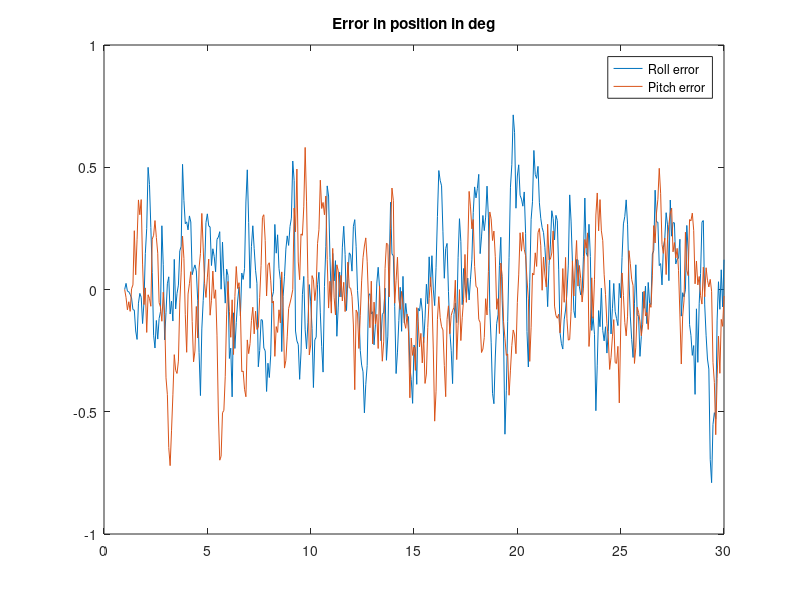
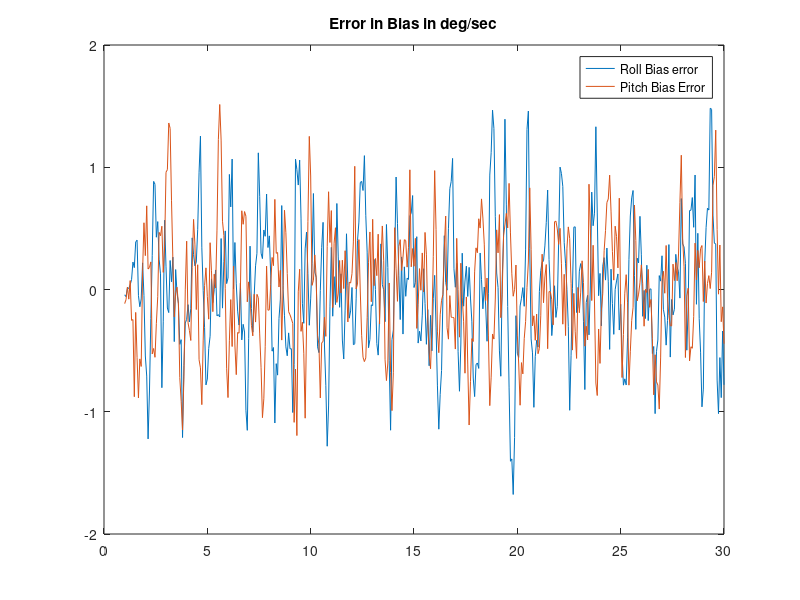
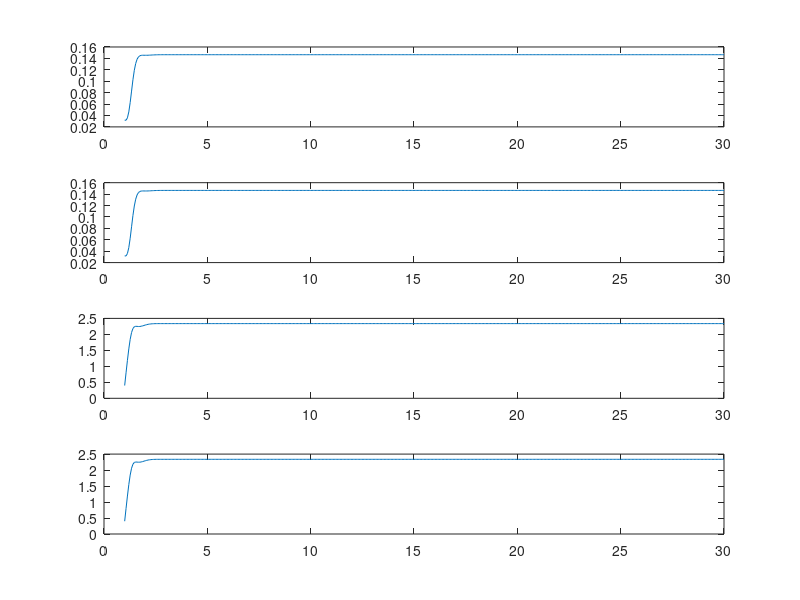

Source code (MATLAB) for these figures, in order:
clear all;
close all;
clc;


%Create Time Vector
maxtime = 30;
f = 15; %sampling Frequency in Hz
dt = 1/f;
t = 1:dt:maxtime;

maxdrift = 3; %maximum drift in deg/s over total time

%Statistics
m_a = 0; %mean of accelerometer bias
%var_ar = 0.022; %roll reading variance
%var_ap = 0.022; %pitch reading variance
var_ar = 0.5;
var_ap = 0.5;

var_gr = 0.034; %gyro roll variance
var_gp = 0.034; %gyro pitch variance

var_grb = .4; %gyro roll bias variance
var_gpb = .4; %gyro pitch bias variance

bias_gp = normrnd(0, var_grb, 1, 1);
bias_gr = normrnd(0, var_gpb, 1, 1);

%Create bias vector
bias_gp = ones(1,length(t))*bias_gp;
bias_gr = ones(1,length(t))*bias_gr;

%Add drift, where bias increases to maximum deg/s over total time
drift = linspace(0,maxdrift,length(t));
%bias_gr = drift+bias_gr;
%bias_gp = drift+bias_gp;

%Create Actual Position Vector
%actual_angVel_r = 100*sin(2*pi()*.25*t);
actual_angVel_r = zeros(1,length(t));
%actual_angVel_p = 100*sin(2*pi()*.5*t);
actual_angVel_p = zeros(1,length(t));

%Control Input Sinusoidal Roll (deg/s)
u_r = normrnd(0, var_gr, 1, length(t)) + bias_gr + actual_angVel_r;
u_p = normrnd(0, var_gp, 1, length(t)) + bias_gp + actual_angVel_p;

%Actual Roll and Tilt Angle from Euler Integration
actual_angle_r = zeros(1, length(t));
actual_angle_p = zeros(1, length(t));

%Add current velocity times change in time to the total angle
for i = 1:length(t)-1
    actual_angle_r(i+1) = actual_angle_r(i) + actual_angVel_r(i)*dt;
    actual_angle_p(i+1) = actual_angle_p(i) + actual_angVel_p(i)*dt;
end

%Accelerometer measurements
z_r = normrnd(m_a, var_ar, 1, length(t)) + actual_angle_r;
z_p = normrnd(m_a, var_ap, 1, length(t)) + actual_angle_p;

%% Kalman Filter

% Dynamic Model

%Observation Model
H = [1 0 0 0; 0 1 0 0];

%Transition Model
PHI = [1 0 -dt 0; 0 1 0 -dt; 0 0 1 0; 0 0 0 1];

%Control Input Model
GAMMA = [dt 0; 0 dt; 0 0; 0 0];

%Bias Model
THETA = [0 0; 0 0; 1 0; 0 1];

B = [var_grb 0; 0 var_gpb];

%Measurement Variance Matrix
V = [var_ar 0; 0 var_ap];

%Process Noise Variance Matrix
W = [var_gr 0; 0 var_gp];

%x is the state

%u is the control input recorded from the gyro
u = [u_r; u_p];

%z is the measurement taken from the accelerometer
z = [z_r; z_p];

%Initial A Priori State
x_bar = zeros(4,length(t));
x_bar(:,1) = [0;0;0;0];

%Initialize A Posteriori State
x_hat = zeros(4,length(t));

%Initial A Priori Covariance
M = zeros(4,4,length(t));
M(:,:,1) = [var_gr 0 0 0; 0 var_gp 0 0; 0 0 var_grb 0; 0 0 0 var_gpb];

%Initial A Posteriori Covariance
P = zeros(4,4,length(t));
P(:,:,1) = (M(:,:,1)^-1 + H'*V^-1*H)^-1;

%Kalman Gain
K = zeros(4,2,length(t));

%% Kalman Filter Algorithm
for k = 2:length(t)
    %Calculate A Priori Estimate
    x_bar(:,k) = PHI*x_hat(:,k-1) + GAMMA*u(:,k-1);
    %Calculate A Priori Covariance
    M(:,:,k) = PHI*P(:,:,k-1)*PHI' + GAMMA*W*GAMMA' + THETA*B*THETA';
    %Calculate Kalman Gain
    K(:,:,k) = M(:,:,k)*H'*(H*M(:,:,k)*H' + V)^-1;
    %Calculate Residual
    r = z(:,k)-H*x_bar(:,k);
    %Calculate A Posteriori Estimate
    x_hat(:,k) = x_bar(:,k) + K(:,:,k)*r;
    %Calculate A Posteriori Covariance
    P(:,:,k) = (M(:,:,k)^-1 + H'*V^-1*H)^-1;

end

x = [actual_angle_r; actual_angle_p; bias_gr; bias_gp];
error = x-x_hat;




figure()
%Plot error in Roll and Roll Bias
plot(t,error(1,:), t, error(2,:))
title('Error in position in deg')
legend('Roll error', 'Pitch error');


figure()
%Plot error in Pitch and Pitch Bias
plot(t, error(3,:), t, error(4,:));
title('Error in Bias in deg/sec')
legend('Roll Bias error', 'Pitch Bias Error');
figure()
for i = 1:length(t)
    P11(i) = P(1,1,i);
    P22(i) = P(2,2,i);
    P33(i) = P(3,3,i);
    P44(i) = P(4,4,i);
end
subplot(4,1,1);
plot(t, P11);
subplot(4,1,2);
plot(t, P22);
subplot(4,1,3);
plot(t, P33);
subplot(4,1,4);
plot(t, P44);











